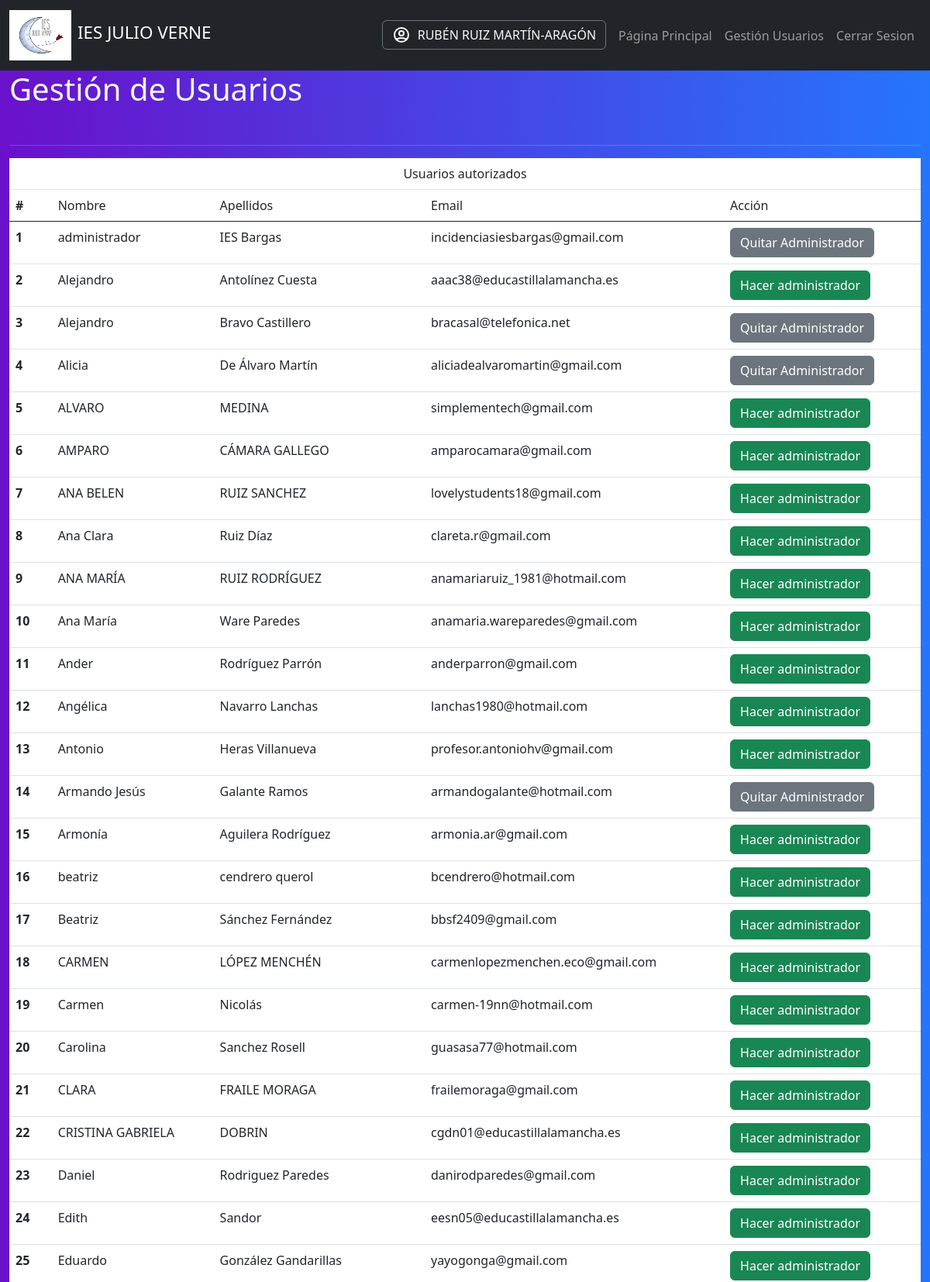
The page /archivosComunes/gestionUsuariosAdmin.php (signed in, upper part) on the database its author committed.
### tables this page shows
CREATE TABLE Usuarios (
cod_usuario INTEGER PRIMARY KEY AUTO_INCREMENT,
dni VARCHAR(9) UNIQUE NOT NULL,
nombre VARCHAR(50) NOT NULL,
apellidos VARCHAR(100) NOT NULL,
email VARCHAR(50) NOT NULL UNIQUE,
clave VARCHAR(255) NOT NULL,
rol VARCHAR(2) NOT NULL,
cod_delphos INTEGER,
validar VARCHAR(2) NOT NULL,
departamento SMALLINT,
tutor_grupo varchar(20),
FOREIGN KEY (departamento) REFERENCES Departamentos(codigo) ON DELETE SET NULL
);

### archivosComunes/gestionUsuariosAdmin.php (the view, shortened to what this page needs)
<!DOCTYPE html>
<html lang="en">
<head>
  <link rel="stylesheet" href="../css/bootstrap.min.css">
  <link rel="stylesheet" type="text/css" href="../css/app.css">
  <link href="https://cdn.jsdelivr.net/npm/bootstrap@5.3.0-alpha3/dist/css/bootstrap.min.css" rel="stylesheet"
>
</head>
<body class="gradient-custom">
  <header>
    <nav class="navbar navbar-expand-lg navbar-dark bg-dark">
      <div class="container-fluid">
        <div class="contenedor">
          <a href="selector.php"><img src="../images/logoJulioVerneNuevo.png" alt="" class="logo me-2">
          </a>
          <h1 class="titulo"><a href="selector.php">IES JULIO VERNE</a></h1>
        </div>
        <div class="collapse navbar-collapse  text-center" id="navbarSupportedContent">
          <ul class="navbar-nav navbar-right">
            <li class="nav-item">
              <?php
              echo '
<a class="text-light btn btn-outline-secondary me-2" href="../archivosComunes/actualizarUsuario.php?idusuario=' . $_SESSION['usuario_login']['cod_usuario'] . '">' ?>
              <span class="d-flex">
                <?php echo $_SESSION['usuario_login']['nombre'] . ' ' . $_SESSION['usuario_login']['apellidos']; ?>
              </span>
              </a>
            </li>
            <li class="nav-item">
              <a class="nav-link" href="../archivosComunes/selector.php">Página Principal<i class="bi bi-back"></i></a>
            </li>
            <li class="nav-item">
              <a class="nav-link" href="../archivosComunes/adminUsuario.php">Gestión Usuarios </a>
            </li>
            <li class="nav-item">
              <a class="nav-link" href="../archivosComunes/logout.php">Cerrar Sesion</a>
            </li>
          </ul>
        </div>
      </div>
    </nav>
  </header>
  <div class="container-fluid">
    <h1 class="text-light mb-5">Gestión de Usuarios</h1>
    <hr class="text-white-50">
    <?php
    require_once ('conexion.php');
    try {
      $usuarios = 'SELECT nombre, apellidos, email, cod_usuario,rol FROM Usuarios WHERE validar = "no" and rol != 0 ORDER BY nombre, apellidos';
      $usuarios = $db->query($usuarios)->fetchAll();
      echo ('<table class=" table text-light">');
      echo ("<thead>
    <tr>");
      if (count($usuarios) != 0) {
        echo "<td colspan='5' class='text-center td-title'>Usuarios aún sin autorizar</td>";
      } else {
        echo "<td colspan='5' class='text-center td-title'>Usuarios autorizados</td>";
      }
      echo ("</tr>
        <tr>
          <th scope='col'>#</th>
          <td>Nombre</td>
          <td>Apellidos</td>
          <td>Email</td>
          <td>Acción</td>
        </tr>
      </thead>");
      $usuarios = "SELECT nombre, apellidos, email, cod_usuario, rol FROM Usuarios WHERE validar = 'si' and (rol = '0' or rol = '1') and email != '" . $_SESSION["usuario_login"]["email"] . "' ORDER BY nombre, apellidos";
      $usuarios = $db->query($usuarios)->fetchAll();
      $contador = 0;
      foreach ($usuarios as $row) {
        $Cod_Usuario = $row['cod_usuario'];
        $rol = $row['rol'];
        $nombre = $row['nombre'];
        $apellidos = $row['apellidos'];
        $email = $row['email'];
        $contador++;
        $boton = $rol == 1 ? "<button class='btn btn-success' name='admin'>Hacer administrador</button>" :
          "<button class='btn btn-secondary' name='usuario' >Quitar Administrador</button>";
        echo "
        <tr>
          <th scope='row'>$contador</th>
            <td>$nombre</td>
            <td>$apellidos</td>
            <td>$email</td>
            <td>
              <form method='POST' action='autorizar.php'>
                <input type='hidden' name='nombre' value='$nombre'>
                <input type='hidden' name='apellidos' value='$apellidos'>
                <input type='hidden' name='idUsuario' value='$Cod_Usuario'>
                <input type='hidden' name='email' value='$email'>
                <input type='hidden' name='rolUsuario' value='$rol'>
                $boton
              </form>
            </td>
        </tr>
      ";
      }
      echo "</tbody>
          </table>";
    } catch (PDOException $e) {
      echo 'Error con la base de datos ' . $e->getMessage();
    }
    ?>
  </div>
  <?php
  include ("footer.php");
  ?>
</body>
</html>

### css/app.css (style rules this page uses)
html { box-sizing: border-box; }
*, *:before, *:after { box-sizing: inherit; }
body { font-family: Verdana, Geneva, Tahoma, sans-serif; font-size: 1.6rem; line-height: 2; color: white; background: -webkit-linear-gradient(to right, rgba(106, 17, 203, 1), rgba(37, 117, 252, 1)); background: linear-gradient(to right, rgba(106, 17, 203, 1), rgba(37, 117, 252, 1)); }
header nav img { width:80px; height:65px; margin-top: 5px; }
h1 a { text-decoration: none; color: white; }
.contenedor { margin: 0 auto; display: flex; color: white; justify-content: space-around; }
.titulo { text-align: center; line-height:3; font-size: 1.4rem; }

### archivosComunes/gestionUsuariosAdmin.php (style rules this page uses)
.gradient-custom { background: #6a11cb; background: -webkit-linear-gradient(to right, rgba(106, 17, 203, 1), rgba(37, 117, 252, 1)); background: linear-gradient(to right, rgba(106, 17, 203, 1), rgba(37, 117, 252, 1)) }

### rows shown on the page
usuarios: nombre "administrador", apellidos "IES Bargas", email "incidenciasiesbargas@gmail.com", rol "Quitar Administrador"
usuarios: nombre "Alejandro", apellidos "Antolínez Cuesta", email "aaac38@educastillalamancha.es", rol "Hacer administrador"
usuarios: nombre "Alejandro", apellidos "Bravo Castillero", email "bracasal@telefonica.net", rol "Quitar Administrador"
usuarios: nombre "Alicia", apellidos "De Álvaro Martín", email "aliciadealvaromartin@gmail.com", rol "Quitar Administrador"
usuarios: nombre "ALVARO", apellidos "MEDINA", email "simplementech@gmail.com", rol "Hacer administrador"
usuarios: nombre "AMPARO", apellidos "CÁMARA GALLEGO", email "amparocamara@gmail.com", rol "Hacer administrador"
usuarios: nombre "ANA BELEN", apellidos "RUIZ SANCHEZ", email "lovelystudents18@gmail.com", rol "Hacer administrador"
usuarios: nombre "Ana Clara", apellidos "Ruiz Díaz", email "clareta.r@gmail.com", rol "Hacer administrador"
usuarios: nombre "ANA MARÍA", apellidos "RUIZ RODRÍGUEZ", email "anamariaruiz_1981@hotmail.com", rol "Hacer administrador"
usuarios: nombre "Ana María", apellidos "Ware Paredes", email "anamaria.wareparedes@gmail.com", rol "Hacer administrador"
usuarios: nombre "Ander", apellidos "Rodríguez Parrón", email "anderparron@gmail.com", rol "Hacer administrador"
usuarios: nombre "Angélica", apellidos "Navarro Lanchas", email "lanchas1980@hotmail.com", rol "Hacer administrador"
usuarios: nombre "Antonio", apellidos "Heras Villanueva", email "profesor.antoniohv@gmail.com", rol "Hacer administrador"
usuarios: nombre "Armando Jesús", apellidos "Galante Ramos", email "armandogalante@hotmail.com", rol "Quitar Administrador"
usuarios: nombre "Armonía", apellidos "Aguilera Rodríguez", email "armonia.ar@gmail.com", rol "Hacer administrador"
usuarios: nombre "beatriz", apellidos "cendrero querol", email "bcendrero@hotmail.com", rol "Hacer administrador"
usuarios: nombre "Beatriz", apellidos "Sánchez Fernández", email "bbsf2409@gmail.com", rol "Hacer administrador"
usuarios: nombre "CARMEN", apellidos "LÓPEZ MENCHÉN", email "carmenlopezmenchen.eco@gmail.com", rol "Hacer administrador"
usuarios: nombre "Carmen", apellidos "Nicolás", email "carmen-19nn@hotmail.com", rol "Hacer administrador"
usuarios: nombre "Carolina", apellidos "Sanchez Rosell", email "guasasa77@hotmail.com", rol "Hacer administrador"
usuarios: nombre "CLARA", apellidos "FRAILE MORAGA", email "frailemoraga@gmail.com", rol "Hacer administrador"
usuarios: nombre "CRISTINA GABRIELA", apellidos "DOBRIN", email "cgdn01@educastillalamancha.es", rol "Hacer administrador"
usuarios: nombre "Daniel", apellidos "Rodriguez Paredes", email "danirodparedes@gmail.com", rol "Hacer administrador"
usuarios: nombre "Edith", apellidos "Sandor", email "eesn05@educastillalamancha.es", rol "Hacer administrador"
usuarios: nombre "Eduardo", apellidos "González Gandarillas", email "yayogonga@gmail.com", rol "Hacer administrador"

### other values the page prints
$_SESSION['usuario_login']['nombre'] "RUBÉN"
$_SESSION['usuario_login']['apellidos'] "RUIZ MARTÍN-ARAGÓN"
